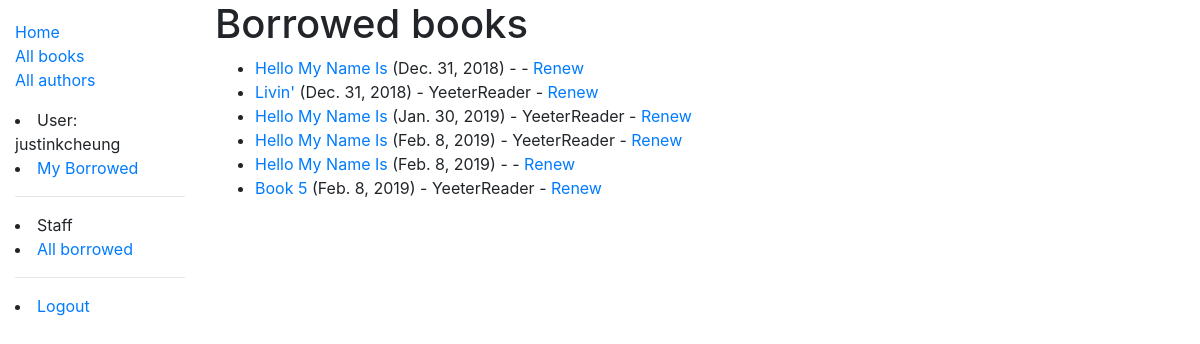
Page /catalog/borrowed/ (signed in) on the committed database.
### catalog/models.py (models this page shows, shortened)
class BookInstance(models.Model):
    id = models.UUIDField(primary_key=True, default=uuid.uuid4, help_text='Unique ID for this particular book across whole library')
    book = models.ForeignKey('Book', on_delete=models.SET_NULL, null=True)
    imprint = models.CharField(max_length=200)
    due_back = models.DateField(null=True, blank=True)
    borrower = models.ForeignKey(User, on_delete=models.SET_NULL, null=True)
    LOAN_STATUS = (
        ('m', 'Maintenance'),
        ('o', 'On loan'),
        ('a', 'Available'),
        ('r', 'Reserved'),
    )
    status = models.CharField(
        max_length=1,
        choices=LOAN_STATUS,
        blank=True,
        default='m',
        help_text='Book availability',
    )
    class Meta:
        ordering = ['due_back']
        permissions = (("can_mark_returned", "Set book as returned"),)

class Book(models.Model):
    title = models.CharField(max_length=200)
    author = models.ForeignKey('Author', on_delete=models.SET_NULL, null=True)
    summary = models.TextField(max_length = 1000, help_text='Enter a brief ' +
    'description of the book')
    isbn = models.CharField('ISBN', max_length=13, help_text='13 Character ' +
    '<a href="https://www.isbn-international.org/content/what-isbn">ISBN ' +
    'number</a>')
    genre = models.ManyToManyField(Genre, help_text='Select a genre for this ' +
    'book')
    language = models.ManyToManyField('Language', help_text='Select a ' +
    'language')
    def display_genre(self):
        """Create a string for the Genre. This is required to display genre in Admin."""
        return ', '.join(genre.name for genre in self.genre.all()[:3])
    display_genre.short_description = 'Genre'
    def display_language(self):
        """Create a string for the Language. This is required to display genre in Admin."""
        return ', '.join(language.name for language in self.language.all()[:3])
    display_language.short_description = 'Language'

### catalog/views.py (the view)
# urls.py: path('borrowed/', views.LoanedBooksAllListView.as_view(), name='all-borrowed'),
class LoanedBooksAllListView(PermissionRequiredMixin,generic.ListView):
    permission_required = 'catalog.can_mark_returned'
    model = BookInstance
    template_name ='catalog/bookinstance_list_borrowed_all.html'
    paginate_by = 10
    def get_queryset(self):
        return BookInstance.objects.filter(status__exact='o').order_by('due_back')

### catalog/templates/catalog/bookinstance_list_borrowed_all.html
{% extends "base_generic.html" %}
{% block content %}
    <h1>Borrowed books</h1>
    {% if bookinstance_list %}
    <ul>
      {% for bookinst in bookinstance_list %}
      <li class="{% if bookinst.is_overdue %}text-danger{% endif %}">
        <a href="{% url 'book-detail' bookinst.book.pk %}">{{bookinst.book.title}}</a> ({{ bookinst.due_back }})
        - {{ bookinst.borrower.get_username }}
        {% if perms.catalog.can_mark_returned %} - <a href="{% url 'renew-book-librarian' bookinst.id %}">Renew</a>  {% endif %}
      </li>
      {% endfor %}
    </ul>
    {% else %}
      <p>There are no books borrowed.</p>
    {% endif %}
{% endblock %}

### catalog/templates/base_generic.html (shortened to what this page needs)
<!DOCTYPE html>
<html lang="en">
<head>
  <link rel="stylesheet" href="https://stackpath.bootstrapcdn.com/bootstrap/4.1.3/css/bootstrap.min.css">
  {% load static %}
  <link rel="stylesheet" href="{% static 'css/styles.css' %}">
</head>
<body>
  <div class="container-fluid">
    <div class="row">
      <div class="col-sm-2">
      {% block sidebar %}
        <ul class="sidebar-nav">
          <li><a href="{% url 'index' %}">Home</a></li>
          <li><a href="{% url 'books' %}">All books</a></li>
          <li><a href="{% url 'authors' %}">All authors</a></li>
        </ul>
        {% if user.is_authenticated %}
         <li>User: {{ user.get_username }}</li>
         <li><a href="{% url 'my-borrowed' %}?next={{request.path}}">My Borrowed</a></li>
         {% if perms.catalog.can_mark_returned %}
         <hr>
         <li>Staff</li>
         <li><a href="{% url 'all-borrowed' %}?next={{request.path}}">All borrowed</a></li>
         {% endif %}
         <hr>
         <li><a href="{% url 'logout'%}?next={{request.path}}">Logout</a></li>
        {% else %}
         <li><a href="{% url 'login'%}?next={{request.path}}">Login</a></li>
        {% endif %}
      {% endblock %}
      </div>
      <div class="col-sm-10 ">{% block content %}{% endblock %}
      </div>
    </div>
  </div>
</body>
</html>

### catalog/static/css/styles.css (style rules this page uses)
.sidebar-nav { margin-top: 20px; padding: 0; list-style: none; }

### rows in the picture
BookInstance: book "Hello My Name Is", due_back "Dec. 31, 2018"
BookInstance: book "Livin'", due_back "Dec. 31, 2018", borrower.get_username "YeeterReader"
BookInstance: book "Hello My Name Is", due_back "Jan. 30, 2019", borrower.get_username "YeeterReader"
BookInstance: book "Hello My Name Is", due_back "Feb. 8, 2019", borrower.get_username "YeeterReader"
BookInstance: book "Hello My Name Is", due_back "Feb. 8, 2019"
BookInstance: book "Book 5", due_back "Feb. 8, 2019", borrower.get_username "YeeterReader"

### other values in the picture
{{ user.get_username }} "justinkcheung"
